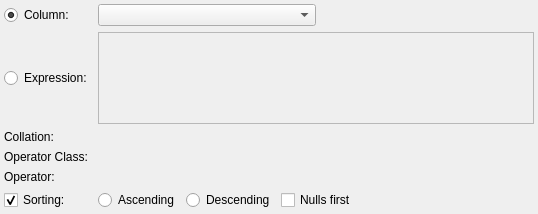
<?xml version="1.0" encoding="UTF-8"?>
<ui version="4.0">
 <class>ElementWidget</class>
 <widget class="QWidget" name="ElementWidget">
  <property name="geometry">
   <rect>
    <x>0</x>
    <y>0</y>
    <width>538</width>
    <height>214</height>
   </rect>
  </property>
  <property name="windowTitle">
   <string>Element properties</string>
  </property>
  <layout class="QGridLayout" name="element_grid">
   <property name="leftMargin">
    <number>4</number>
   </property>
   <property name="topMargin">
    <number>4</number>
   </property>
   <property name="rightMargin">
    <number>4</number>
   </property>
   <property name="bottomMargin">
    <number>4</number>
   </property>
   <property name="spacing">
    <number>6</number>
   </property>
   <item row="4" column="0">
    <widget class="QLabel" name="op_class_lbl">
     <property name="sizePolicy">
      <sizepolicy hsizetype="Fixed" vsizetype="Preferred">
       <horstretch>0</horstretch>
       <verstretch>0</verstretch>
      </sizepolicy>
     </property>
     <property name="minimumSize">
      <size>
       <width>0</width>
       <height>0</height>
      </size>
     </property>
     <property name="maximumSize">
      <size>
       <width>16777215</width>
       <height>16777215</height>
      </size>
     </property>
     <property name="text">
      <string>Operator Class:</string>
     </property>
    </widget>
   </item>
   <item row="2" column="1" colspan="2">
    <widget class="QPlainTextEdit" name="elem_expr_txt">
     <property name="enabled">
      <bool>false</bool>
     </property>
     <property name="sizePolicy">
      <sizepolicy hsizetype="Expanding" vsizetype="MinimumExpanding">
       <horstretch>0</horstretch>
       <verstretch>0</verstretch>
      </sizepolicy>
     </property>
     <property name="minimumSize">
      <size>
       <width>0</width>
       <height>50</height>
      </size>
     </property>
     <property name="maximumSize">
      <size>
       <width>16777215</width>
       <height>16777215</height>
      </size>
     </property>
     <property name="frameShadow">
      <enum>QFrame::Sunken</enum>
     </property>
     <property name="lineWidth">
      <number>1</number>
     </property>
     <property name="midLineWidth">
      <number>0</number>
     </property>
     <property name="verticalScrollBarPolicy">
      <enum>Qt::ScrollBarAsNeeded</enum>
     </property>
     <property name="horizontalScrollBarPolicy">
      <enum>Qt::ScrollBarAsNeeded</enum>
     </property>
    </widget>
   </item>
   <item row="6" column="0">
    <widget class="QCheckBox" name="sorting_chk">
     <property name="sizePolicy">
      <sizepolicy hsizetype="Fixed" vsizetype="Fixed">
       <horstretch>0</horstretch>
       <verstretch>0</verstretch>
      </sizepolicy>
     </property>
     <property name="text">
      <string>Sorting:</string>
     </property>
     <property name="checked">
      <bool>true</bool>
     </property>
    </widget>
   </item>
   <item row="6" column="1" colspan="2">
    <layout class="QHBoxLayout" name="horizontalLayout">
     <item>
      <widget class="QRadioButton" name="ascending_rb">
       <property name="sizePolicy">
        <sizepolicy hsizetype="Preferred" vsizetype="Fixed">
         <horstretch>0</horstretch>
         <verstretch>0</verstretch>
        </sizepolicy>
       </property>
       <property name="text">
        <string>Ascending</string>
       </property>
       <property name="checked">
        <bool>true</bool>
       </property>
      </widget>
     </item>
     <item>
      <widget class="QRadioButton" name="descending_rb">
       <property name="sizePolicy">
        <sizepolicy hsizetype="Preferred" vsizetype="Fixed">
         <horstretch>0</horstretch>
         <verstretch>0</verstretch>
        </sizepolicy>
       </property>
       <property name="text">
        <string>Descending</string>
       </property>
      </widget>
     </item>
     <item>
      <widget class="QCheckBox" name="nulls_first_chk">
       <property name="sizePolicy">
        <sizepolicy hsizetype="Expanding" vsizetype="Fixed">
         <horstretch>0</horstretch>
         <verstretch>0</verstretch>
        </sizepolicy>
       </property>
       <property name="text">
        <string>Nulls first</string>
       </property>
      </widget>
     </item>
    </layout>
   </item>
   <item row="0" column="0">
    <widget class="QRadioButton" name="column_rb">
     <property name="sizePolicy">
      <sizepolicy hsizetype="Fixed" vsizetype="Fixed">
       <horstretch>0</horstretch>
       <verstretch>0</verstretch>
      </sizepolicy>
     </property>
     <property name="minimumSize">
      <size>
       <width>0</width>
       <height>0</height>
      </size>
     </property>
     <property name="maximumSize">
      <size>
       <width>16777215</width>
       <height>16777215</height>
      </size>
     </property>
     <property name="text">
      <string>Column:</string>
     </property>
     <property name="checked">
      <bool>true</bool>
     </property>
     <property name="autoExclusive">
      <bool>false</bool>
     </property>
    </widget>
   </item>
   <item row="5" column="0">
    <widget class="QLabel" name="operator_lbl">
     <property name="sizePolicy">
      <sizepolicy hsizetype="Fixed" vsizetype="Preferred">
       <horstretch>0</horstretch>
       <verstretch>0</verstretch>
      </sizepolicy>
     </property>
     <property name="text">
      <string>Operator:</string>
     </property>
    </widget>
   </item>
   <item row="2" column="0">
    <widget class="QRadioButton" name="expression_rb">
     <property name="sizePolicy">
      <sizepolicy hsizetype="Fixed" vsizetype="Fixed">
       <horstretch>0</horstretch>
       <verstretch>0</verstretch>
      </sizepolicy>
     </property>
     <property name="minimumSize">
      <size>
       <width>0</width>
       <height>0</height>
      </size>
     </property>
     <property name="maximumSize">
      <size>
       <width>16777215</width>
       <height>16777215</height>
      </size>
     </property>
     <property name="text">
      <string>Expression:</string>
     </property>
     <property name="checked">
      <bool>false</bool>
     </property>
     <property name="autoExclusive">
      <bool>false</bool>
     </property>
    </widget>
   </item>
   <item row="3" column="0">
    <widget class="QLabel" name="collation_lbl">
     <property name="sizePolicy">
      <sizepolicy hsizetype="Fixed" vsizetype="Preferred">
       <horstretch>0</horstretch>
       <verstretch>0</verstretch>
      </sizepolicy>
     </property>
     <property name="text">
      <string>Collation:</string>
     </property>
    </widget>
   </item>
   <item row="0" column="1" colspan="2">
    <widget class="QWidget" name="cols_combo_parent" native="true">
     <property name="minimumSize">
      <size>
       <width>0</width>
       <height>0</height>
      </size>
     </property>
     <layout class="QHBoxLayout" name="horizontalLayout_2">
      <property name="leftMargin">
       <number>0</number>
      </property>
      <property name="topMargin">
       <number>0</number>
      </property>
      <property name="rightMargin">
       <number>0</number>
      </property>
      <property name="bottomMargin">
       <number>0</number>
      </property>
      <item>
       <widget class="QComboBox" name="column_cmb">
        <property name="sizePolicy">
         <sizepolicy hsizetype="Expanding" vsizetype="Fixed">
          <horstretch>0</horstretch>
          <verstretch>0</verstretch>
         </sizepolicy>
        </property>
        <property name="minimumSize">
         <size>
          <width>180</width>
          <height>0</height>
         </size>
        </property>
        <property name="maximumSize">
         <size>
          <width>16777215</width>
          <height>16777215</height>
         </size>
        </property>
       </widget>
      </item>
      <item>
       <spacer name="horizontalSpacer">
        <property name="orientation">
         <enum>Qt::Horizontal</enum>
        </property>
        <property name="sizeHint" stdset="0">
         <size>
          <width>95</width>
          <height>20</height>
         </size>
        </property>
       </spacer>
      </item>
     </layout>
    </widget>
   </item>
  </layout>
 </widget>
 <tabstops>
  <tabstop>column_rb</tabstop>
  <tabstop>expression_rb</tabstop>
  <tabstop>elem_expr_txt</tabstop>
  <tabstop>sorting_chk</tabstop>
  <tabstop>ascending_rb</tabstop>
  <tabstop>descending_rb</tabstop>
  <tabstop>nulls_first_chk</tabstop>
 </tabstops>
 <resources/>
 <connections/>
</ui>
